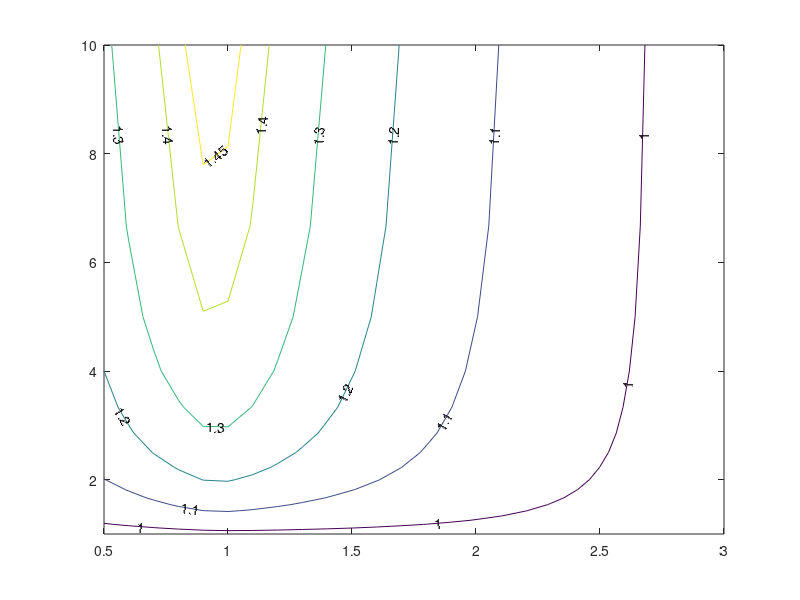

This chart was generated by the following MATLAB code: (Note: this script raises an error after producing the figure.)
% Fig 3D

clear all

T = load('contourdata.txt');

kamad_ratio = 0.1:0.05:1;
BubR1_tot = 50:10:300;
Bub1_tot = 100;

v = 1:0.1:1.4;
v = [v,1.45];

[c,h] = contour(BubR1_tot/Bub1_tot,1./kamad_ratio,T',v);
clabel(c,h);
h.LineWidth = 2;

set(gca,'FontSize',18,'Position',[0.1488    0.1706    0.8226    0.8024],'LineWidth',1);
xlabel('BubR1:Bub1 stochiometry')
ylabel('k''_{MCC}/k_{MCC}')